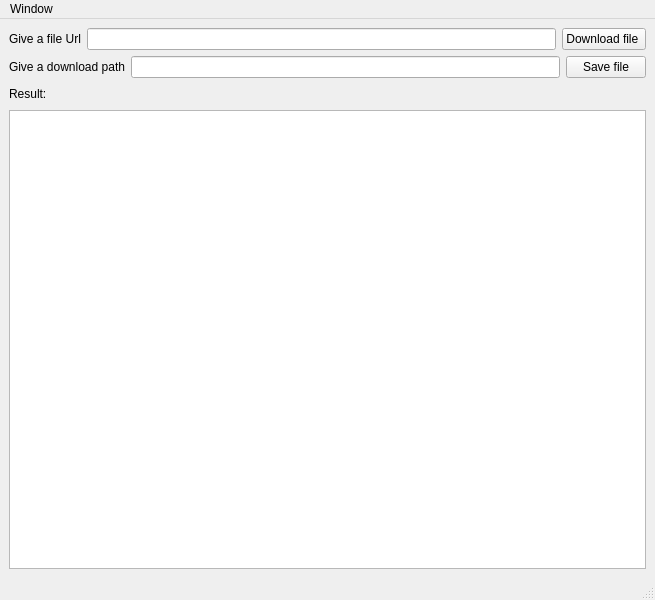
<?xml version="1.0" encoding="UTF-8"?>
<ui version="4.0">
 <class>MainWindow</class>
 <widget class="QMainWindow" name="MainWindow">
  <property name="geometry">
   <rect>
    <x>0</x>
    <y>0</y>
    <width>655</width>
    <height>600</height>
   </rect>
  </property>
  <property name="windowTitle">
   <string>MainWindow</string>
  </property>
  <widget class="QWidget" name="centralwidget">
   <layout class="QHBoxLayout" name="horizontalLayout_4">
    <item>
     <layout class="QVBoxLayout" name="verticalLayout_2">
      <item>
       <layout class="QVBoxLayout" name="verticalLayout">
        <item>
         <layout class="QHBoxLayout" name="horizontalLayout">
          <item>
           <widget class="QLabel" name="label">
            <property name="text">
             <string>Give a file Url</string>
            </property>
           </widget>
          </item>
          <item>
           <widget class="QLineEdit" name="urlLine"/>
          </item>
          <item>
           <widget class="QPushButton" name="downloadButton">
            <property name="text">
             <string>Download file </string>
            </property>
           </widget>
          </item>
         </layout>
        </item>
        <item>
         <layout class="QHBoxLayout" name="horizontalLayout_2">
          <item>
           <widget class="QLabel" name="label_3">
            <property name="text">
             <string>Give a download path</string>
            </property>
           </widget>
          </item>
          <item>
           <widget class="QLineEdit" name="saveLine"/>
          </item>
          <item>
           <widget class="QPushButton" name="saveButton">
            <property name="text">
             <string>Save file</string>
            </property>
           </widget>
          </item>
         </layout>
        </item>
        <item>
         <layout class="QHBoxLayout" name="horizontalLayout_3">
          <item>
           <widget class="QLabel" name="label_2">
            <property name="text">
             <string>Result:</string>
            </property>
           </widget>
          </item>
          <item>
           <spacer name="horizontalSpacer">
            <property name="orientation">
             <enum>Qt::Horizontal</enum>
            </property>
            <property name="sizeHint" stdset="0">
             <size>
              <width>40</width>
              <height>20</height>
             </size>
            </property>
           </spacer>
          </item>
         </layout>
        </item>
        <item>
         <widget class="QPlainTextEdit" name="plainTextEdit"/>
        </item>
       </layout>
      </item>
     </layout>
    </item>
   </layout>
  </widget>
  <widget class="QMenuBar" name="menubar">
   <property name="geometry">
    <rect>
     <x>0</x>
     <y>0</y>
     <width>655</width>
     <height>21</height>
    </rect>
   </property>
   <widget class="QMenu" name="menu_Settings">
    <property name="title">
     <string>Window</string>
    </property>
    <addaction name="action_Settings"/>
    <addaction name="action_Close"/>
   </widget>
   <addaction name="menu_Settings"/>
  </widget>
  <widget class="QStatusBar" name="statusbar"/>
  <action name="action_Settings">
   <property name="text">
    <string>&amp;Settings</string>
   </property>
  </action>
  <action name="action_Close">
   <property name="text">
    <string>&amp;Close</string>
   </property>
  </action>
 </widget>
 <resources/>
 <connections/>
</ui>
